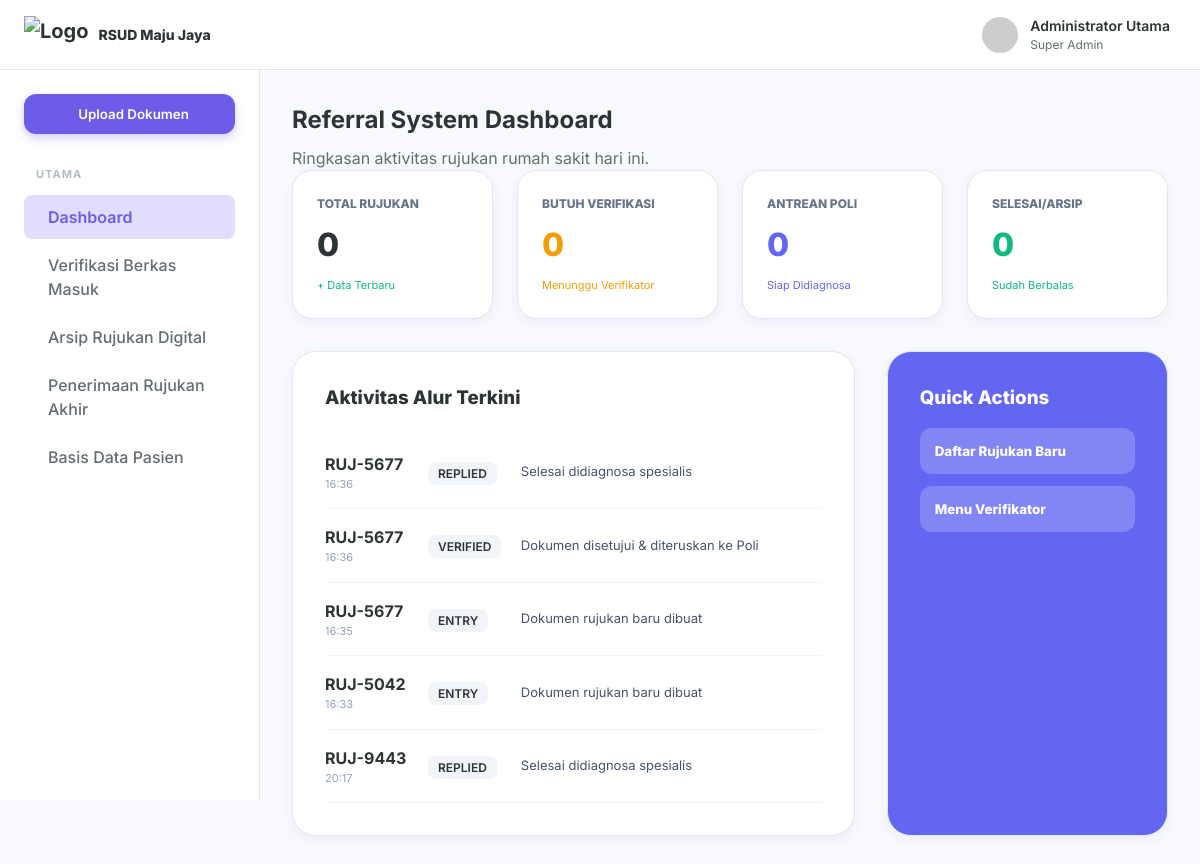
The page /referral_dashboard.php on the database as committed earlier.
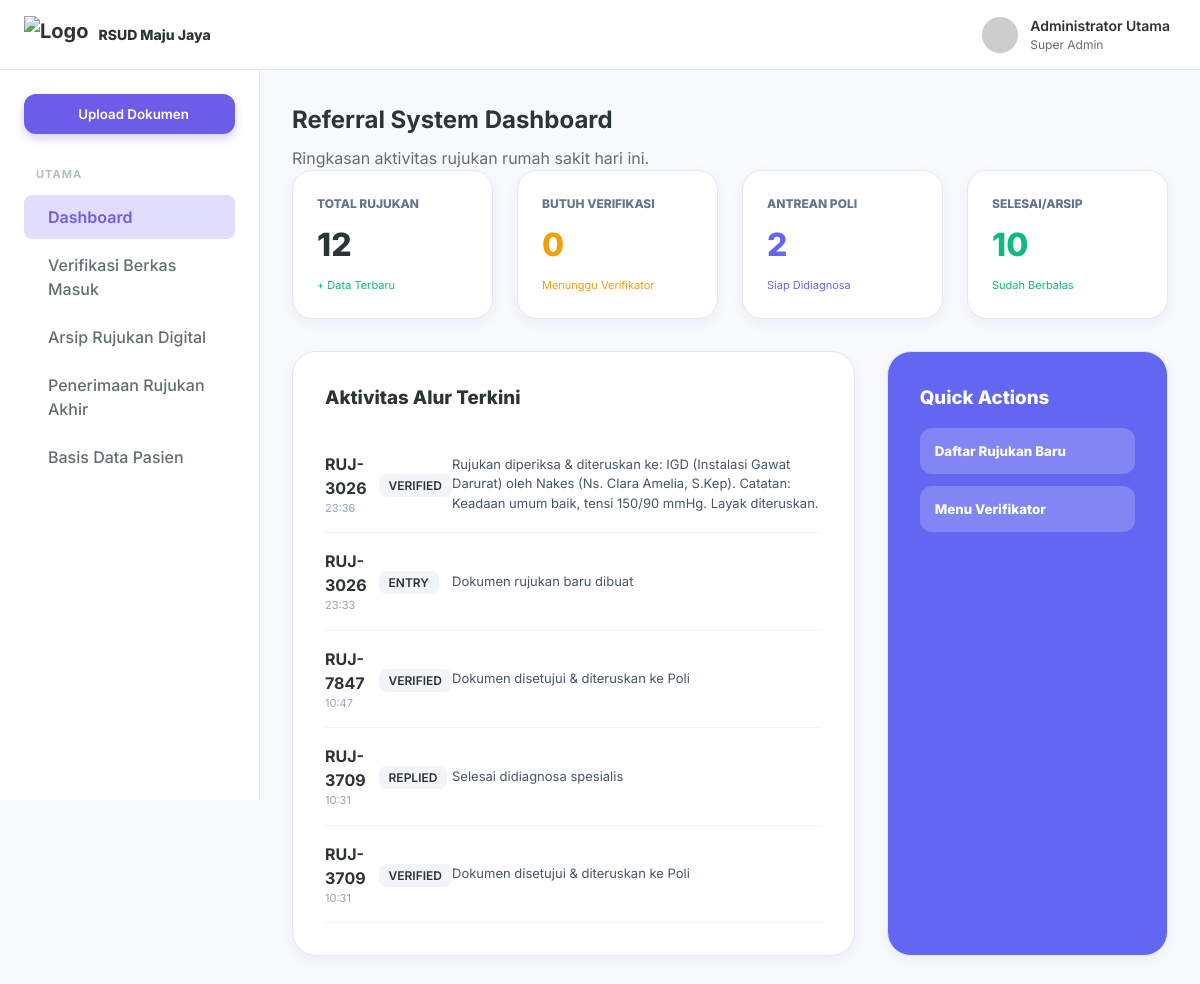
The same page on the database as committed later.
### tables this page shows
CREATE TABLE referral_logs (
        id INTEGER PRIMARY KEY AUTOINCREMENT,
        referral_id TEXT,
        stage TEXT,
        action_text TEXT,
        user_name TEXT,
        action_time DATETIME DEFAULT CURRENT_TIMESTAMP,
        created_at DATETIME DEFAULT CURRENT_TIMESTAMP
    );

### config.php (called while the page is built, shortened)
<?php
$db_file = __DIR__ . '/dms_hospital.sqlite';
try {
    $pdo = new PDO("sqlite:" . $db_file);
    $pdo->setAttribute(PDO::ATTR_ERRMODE, PDO::ERRMODE_EXCEPTION);
    $pdo->setAttribute(PDO::ATTR_DEFAULT_FETCH_MODE, PDO::FETCH_ASSOC);
    class SQLiteCompatibilityLayer {
        private $pdo;
        public function __construct($pdo) {
            $this->pdo = $pdo;
        }
        public function query($sql) {
            try {
                $stmt = $this->pdo->query($sql);
                return new SQLiteResultWrapper($stmt);
            } catch (PDOException $e) {
                die("Database Error: " . $e->getMessage() . " (SQL: $sql)");
            }
        }
    }
    class SQLiteResultWrapper {
        private $data = [];
        private $index = 0;
        public function __construct($stmt) {
            $this->stmt = $stmt;
            if ($stmt) {
                $all = $this->stmt->fetchAll();
                $this->data = $all;
                $this->index = 0;
            }
        }
        public function fetch_assoc() {
            if (isset($this->data[$this->index])) {
                return $this->data[$this->index++];
            }
            return null;
        }
        public function fetch_row() {
            $row = $this->fetch_assoc();
            return $row ? array_values($row) : null;
        }
    }
    $conn = new SQLiteCompatibilityLayer($pdo);
} catch (PDOException $e) {
    die("Koneksi SQLite Gagal: " . $e->getMessage());
}

### referral_dashboard.php (the view, shortened to what the changed rows need)
<?php
require_once 'config.php';
$total_rujukan = $conn->query("SELECT COUNT(*) FROM referrals WHERE is_deleted = 0")->fetch_row()[0];
$antrean_poli = $conn->query("SELECT COUNT(*) FROM referrals WHERE status_flow = 'VERIFY' AND is_deleted = 0")->fetch_row()[0];
$terarsip = $conn->query("SELECT COUNT(*) FROM referrals WHERE status_flow = 'REPLIED' AND is_deleted = 0")->fetch_row()[0];
$logs = $conn->query("SELECT * FROM referral_logs ORDER BY created_at DESC LIMIT 5");
?>
<!DOCTYPE html>
<html lang="id">
<head>
    <link rel="stylesheet" href="styles.css">
</head>
<body>
    <div class="app-container">
        <div class="main-layout">
            <main class="content-area">
                <h1 class="page-title">Referral System Dashboard</h1>
                <div class="stats-grid" style="display: grid; grid-template-columns: repeat(4, 1fr); gap: 24px; margin-bottom: 32px;">
                    <div class="card" style="padding: 24px; border-radius: 20px;">
                        <div style="color: #64748b; font-size: 12px; font-weight: 800; text-transform: uppercase;">Total Rujukan</div>
                        <div style="font-size: 32px; font-weight: 800; margin: 8px 0;"><?= $total_rujukan ?></div>
                        <div style="font-size: 11px; color: #10b981;">+ Data Terbaru</div>
                    </div>
                    <div class="card" style="padding: 24px; border-radius: 20px;">
                        <div style="color: #64748b; font-size: 12px; font-weight: 800; text-transform: uppercase;">Antrean Poli</div>
                        <div style="font-size: 32px; font-weight: 800; margin: 8px 0; color: #6366f1;"><?= $antrean_poli ?></div>
                        <div style="font-size: 11px; color: #6366f1;">Siap Didiagnosa</div>
                    </div>
                    <div class="card" style="padding: 24px; border-radius: 20px;">
                        <div style="color: #64748b; font-size: 12px; font-weight: 800; text-transform: uppercase;">Selesai/Arsip</div>
                        <div style="font-size: 32px; font-weight: 800; margin: 8px 0; color: #10b981;"><?= $terarsip ?></div>
                        <div style="font-size: 11px; color: #10b981;">Sudah Berbalas</div>
                    </div>
                </div>
                <div style="display: grid; grid-template-columns: 2fr 1fr; gap: 32px;">
                    <div class="card" style="padding: 32px; border-radius: 24px;">
                        <table style="width: 100%; border-collapse: collapse;">
                            <?php while($log = $logs->fetch_assoc()): ?>
                            <tr style="border-bottom: 1px solid #f1f5f9;">
                                <td style="padding: 16px 0;">
                                    <div style="font-weight: 700;"><?= $log['referral_id'] ?></div>
                                    <div style="font-size: 11px; color: #94a3b8;"><?= date('H:i', strtotime($log['created_at'])) ?></div>
                                </td>
                                <td style="padding: 16px 0;">
                                    <span style="font-size: 12px; background: #f1f5f9; padding: 4px 10px; border-radius: 8px; font-weight: 600;"><?= $log['stage'] ?></span>
                                </td>
                                <td style="padding: 16px 0; font-size: 13px; color: #475569;">
                                    <?= $log['action_text'] ?>
                                </td>
                            </tr>
                            <?php endwhile; ?>
                        </table>
                    </div>
                </div>
            </main>
        </div>
    </div>
</body>
</html>

Rows that differ between the two databases and show on the page:
no longer on this page (row unchanged): referral_logs: referral "RUJ-5677", created_at "16:36", stage "REPLIED", action_text "Selesai didiagnosa spesialis"
no longer on this page (row unchanged): referral_logs: referral "RUJ-5677", created_at "16:36", stage "VERIFIED", action_text "Dokumen disetujui & diteruskan ke Poli"
no longer on this page (row unchanged): referral_logs: referral "RUJ-5677", created_at "16:35", stage "ENTRY", action_text "Dokumen rujukan baru dibuat"
no longer on this page (row unchanged): referral_logs: referral "RUJ-5042", created_at "16:33", stage "ENTRY", action_text "Dokumen rujukan baru dibuat"
no longer on this page (row unchanged): referral_logs: referral "RUJ-9443", created_at "20:17", stage "REPLIED", action_text "Selesai didiagnosa spesialis"
added referral_logs: referral "RUJ-3026", created_at "23:36", stage "VERIFIED", action_text "Rujukan diperiksa & diteruskan ke: IGD (Instalasi Gawat Darurat) oleh Nakes (Ns. Clara Amelia, S.Kep). Catatan: Keadaan umum baik, tensi 150/90 mmHg. Layak diteruskan."
added referral_logs: referral "RUJ-3026", created_at "23:33", stage "ENTRY", action_text "Dokumen rujukan baru dibuat"
added referral_logs: referral "RUJ-7847", created_at "10:47", stage "VERIFIED", action_text "Dokumen disetujui & diteruskan ke Poli"
added referral_logs: referral "RUJ-3709", created_at "10:31", stage "REPLIED", action_text "Selesai didiagnosa spesialis"
added referral_logs: referral "RUJ-3709", created_at "10:31", stage "VERIFIED", action_text "Dokumen disetujui & diteruskan ke Poli"
Other text that changed with them:
$total_rujukan: "0" → "12"
$antrean_poli: "0" → "2"
$terarsip: "0" → "10"
